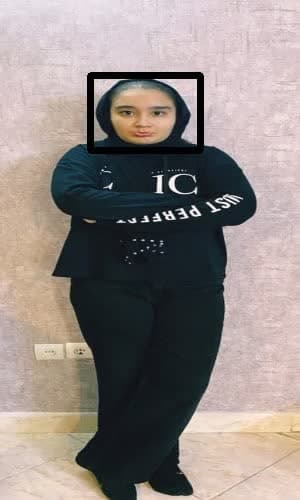
#> input picture assign1/happy_face/happy_face.jpg, 300 x 500 px, found by its file name; the run also reads 1 picture not shown here
$ python 'change face.py'
#> lines starting #> are read from the running program, lines starting #| are printed output that depends on the picture
import cv2
import cvzone

img = cv2.imread("img/happy_face.jpg")
#> img is the input picture: shape (500, 300, 3); mean B, G, R 131.7, 135.1, 144.4
h, w, _ = img.shape
#> h = 500; w = 300
img_r = cv2.resize(img, (300,400))
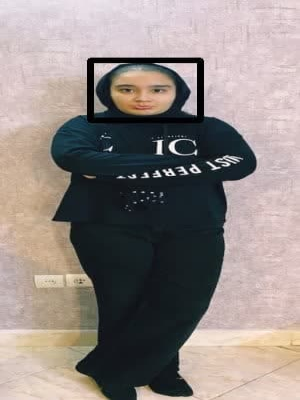
#> img_r: shape (400, 300, 3); mean B, G, R 131.7, 135.1, 144.5

# change face
face2 = cv2.imread("img/sad_face.png",cv2.IMREAD_UNCHANGED)
face2 = cv2.resize(face2, (180, 60))
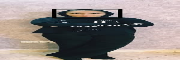
#> face2: shape (60, 180, 3); mean B, G, R 132.8, 136.1, 145.5
face = img_r[50:500,50:500]
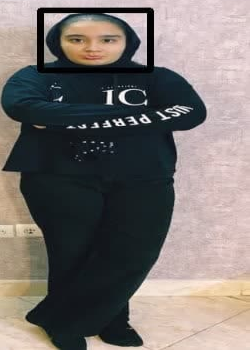
#> face: shape (350, 250, 3); mean B, G, R 110.1, 112.9, 119.2
#> (the run stopped early here; a loop or call above may not have finished)
